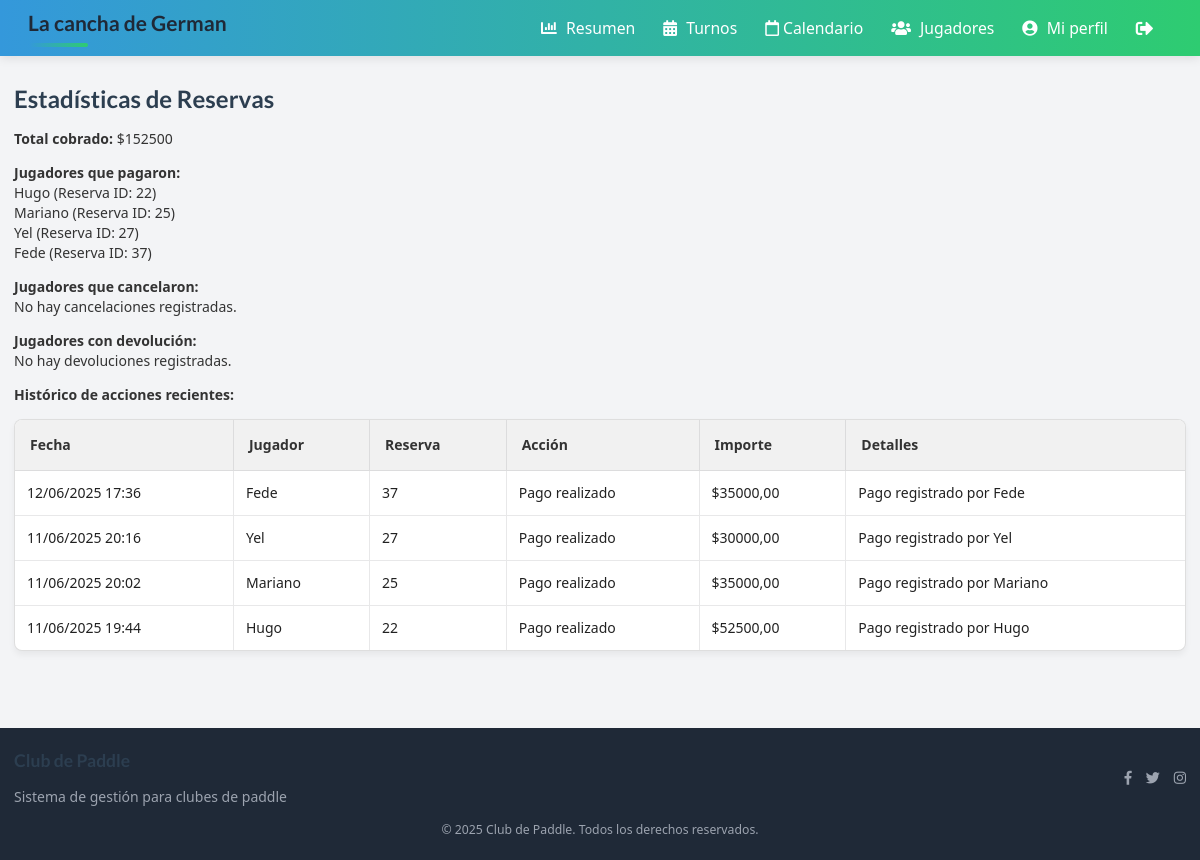
The app's page /estadisticas/, older data.
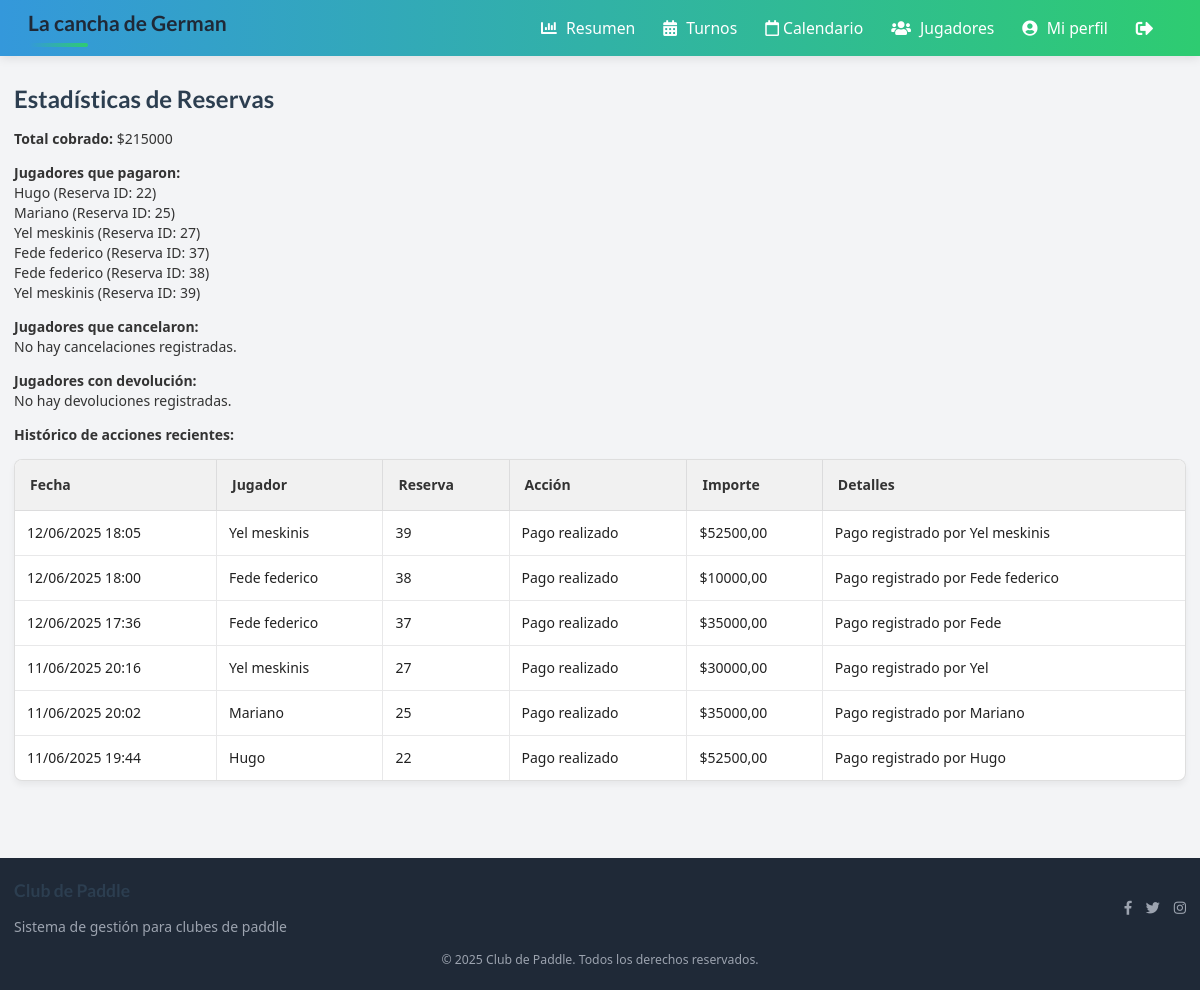
The same page, newer data.
### padel_admin/models.py (models this page shows, shortened)
class Jugadors(models.Model):
    id_jugador = models.CharField(primary_key=True, max_length=10)
    nom = models.CharField(max_length=30)
    cognom = models.CharField(max_length=30)
    nivell = models.IntegerField(
        default=1, validators=[MinValueValidator(1), MaxValueValidator(6)]
    )
    telefon = models.CharField(max_length=13)
    email = models.EmailField(max_length=50)
    contrasenya = models.CharField(max_length=30)
    foto = models.ImageField(upload_to="fotos_jugadores/", blank=True, null=True)

class HistoricoReserva(models.Model):
    ACCION_CHOICES = [
        ("pago", "Pago realizado"),
        ("cancelacion", "Reserva cancelada"),
    ]
    reserva = models.ForeignKey(Reserva, on_delete=models.CASCADE)
    jugador = models.ForeignKey(Jugadors, on_delete=models.CASCADE)
    fecha = models.DateTimeField(auto_now_add=True)
    accion = models.CharField(max_length=20, choices=ACCION_CHOICES)
    importe = models.DecimalField(max_digits=9, decimal_places=2, null=True, blank=True)
    detalles = models.TextField(blank=True, null=True)

class Reserva(models.Model):
    jugador = models.ForeignKey(Jugadors, on_delete=models.CASCADE)
    fecha = models.DateField()
    cancha = models.ForeignKey(Pistes, on_delete=models.CASCADE)
    hora_inicio = models.TimeField()
    hora_fin = models.TimeField()
    recepcionista = models.ForeignKey(
        Recepcionista, on_delete=models.CASCADE, null=True, blank=True
    )
    class Meta:
        unique_together = ("cancha", "fecha", "hora_inicio")

### padel_admin/views_estadisticas.py (the view)
# urls.py: path("estadisticas/", estadisticas_reservas, name="estadisticas_reservas"),
def estadisticas_reservas(request):
    pagos = HistoricoReserva.objects.filter(accion="pago").select_related(
        "jugador", "reserva"
    )
    jugadores_pagaron = pagos.values_list(
        "jugador__nom", "jugador__cognom", "reserva__id"
    ).distinct()
    total_cobrado = pagos.aggregate(total=Sum("importe"))["total"] or 0
    cancelaciones = HistoricoReserva.objects.filter(
        accion="cancelacion"
    ).select_related("jugador", "reserva")
    jugadores_cancelaron = cancelaciones.values_list(
        "jugador__nom", "jugador__cognom", "reserva__id"
    ).distinct()
    devoluciones = HistoricoReserva.objects.filter(accion="devolucion").select_related(
        "jugador", "reserva"
    )
    jugadores_devolvieron = devoluciones.values_list(
        "jugador__nom", "jugador__cognom", "reserva__id"
    ).distinct()
    historico = HistoricoReserva.objects.select_related("jugador", "reserva").order_by(
        "-fecha"
    )[:100]
    return render(
        request,
        "estadisticas_reservas.html",
        {
            "jugadores_pagaron": jugadores_pagaron,
            "total_cobrado": total_cobrado,
            "jugadores_cancelaron": jugadores_cancelaron,
            "jugadores_devolvieron": jugadores_devolvieron,
            "historico": historico,
        },
    )

### padel_admin/templates/estadisticas_reservas.html
{% extends "base.html" %}
{% block content %}
<h2>Estadísticas de Reservas</h2>
<div class="mb-4">
  <strong>Total cobrado:</strong> ${{ total_cobrado }}
</div>
<div class="mb-4">
  <strong>Jugadores que pagaron:</strong>
  <ul>
    {% for nom, cognom, reserva_id in jugadores_pagaron %}
      <li>{{ nom }} {{ cognom }} (Reserva ID: {{ reserva_id }})</li>
    {% empty %}
      <li>No hay pagos registrados.</li>
    {% endfor %}
  </ul>
</div>
<div class="mb-4">
  <strong>Jugadores que cancelaron:</strong>
  <ul>
    {% for nom, cognom, reserva_id in jugadores_cancelaron %}
      <li>{{ nom }} {{ cognom }} (Reserva ID: {{ reserva_id }})</li>
    {% empty %}
      <li>No hay cancelaciones registradas.</li>
    {% endfor %}
  </ul>
</div>
<div class="mb-4">
  <strong>Jugadores con devolución:</strong>
  <ul>
    {% for nom, cognom, reserva_id in jugadores_devolvieron %}
      <li>{{ nom }} {{ cognom }} (Reserva ID: {{ reserva_id }})</li>
    {% empty %}
      <li>No hay devoluciones registradas.</li>
    {% endfor %}
  </ul>
</div>
<div class="mb-4">
  <strong>Histórico de acciones recientes:</strong>
  <table class="ui celled table">
    <thead>
      <tr>
        <th>Fecha</th>
        <th>Jugador</th>
        <th>Reserva</th>
        <th>Acción</th>
        <th>Importe</th>
        <th>Detalles</th>
      </tr>
    </thead>
    <tbody>
      {% for h in historico %}
      <tr>
        <td>{{ h.fecha|date:'d/m/Y H:i' }}</td>
        <td>{{ h.jugador.nom }} {{ h.jugador.cognom }}</td>
        <td>{{ h.reserva.id }}</td>
        <td>{{ h.get_accion_display }}</td>
        <td>{% if h.importe %}${{ h.importe }}{% else %}-{% endif %}</td>
        <td>{{ h.detalles }}</td>
      </tr>
      {% empty %}
        <tr><td colspan="6">No hay acciones registradas.</td></tr>
      {% endfor %}
    </tbody>
  </table>
</div>
{% endblock %}

Row changes from the older to the newer data that the page shows:
now on one of the page's lists (row edited): Jugadors: cognom "meskinis"
changed Jugadors: cognom (not shown) → "meskinis"
now on one of the page's lists (row edited): Jugadors: cognom "federico"
changed Jugadors: cognom (not shown) → "federico"
added HistoricoReserva: fecha "12/06/2025 18:05", jugador.nom "Yel", jugador.cognom "meskinis", reserva.id "39", accion "Pago realizado", importe "52500,00", detalles "Pago registrado por Yel meskinis"
added HistoricoReserva: fecha "12/06/2025 18:00", jugador.nom "Fede", jugador.cognom "federico", reserva.id "38", accion "Pago realizado", importe "10000,00", detalles "Pago registrado por Fede federico"
changed through a linked row, HistoricoReserva "Pago registrado por Fede": jugador.cognom (not shown) → "federico"
changed through a linked row, HistoricoReserva "Pago registrado por Yel": jugador.cognom (not shown) → "meskinis"
Text that changed along with them:
{{ total_cobrado }}: "152500" → "215000"
